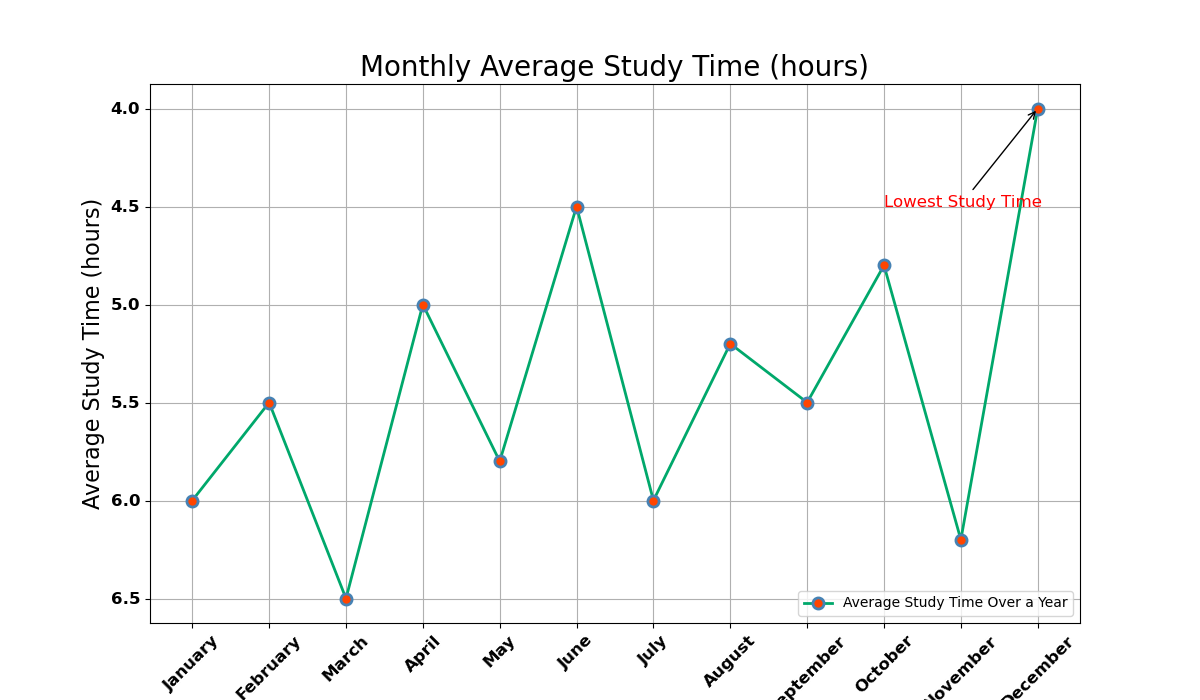

This figure's Python source:

import matplotlib.pyplot as plt

data = [
    {'Month': 'January', 'Average Study Time (hours)': 6},
    {'Month': 'February', 'Average Study Time (hours)': 5.5},
    {'Month': 'March', 'Average Study Time (hours)': 6.5},
    {'Month': 'April', 'Average Study Time (hours)': 5},
    {'Month': 'May', 'Average Study Time (hours)': 5.8},
    {'Month': 'June', 'Average Study Time (hours)': 4.5},
    {'Month': 'July', 'Average Study Time (hours)': 6},
    {'Month': 'August', 'Average Study Time (hours)': 5.2},
    {'Month': 'September', 'Average Study Time (hours)': 5.5},
    {'Month': 'October', 'Average Study Time (hours)': 4.8},
    {'Month': 'November', 'Average Study Time (hours)': 6.2},
    {'Month': 'December', 'Average Study Time (hours)': 4}
]

months = [entry['Month'] for entry in data]
study_times = [entry['Average Study Time (hours)'] for entry in data]

plt.figure(figsize=(12, 7))

plt.plot(months, study_times, color='#00A86B', linestyle='-', linewidth=2, 
         marker='o', markersize=8, markerfacecolor='#FF4500', markeredgewidth=2, 
         markeredgecolor='#4682B4', label='Average Study Time Over a Year')

plt.title('Monthly Average Study Time (hours)', fontsize=20, loc='center')
plt.xlabel('Month', fontsize=16)
plt.ylabel('Average Study Time (hours)', fontsize=16)
plt.gca().invert_yaxis()

plt.legend(loc='lower right')

plt.grid(True)

plt.xticks(fontsize=12, fontweight='bold', rotation=45)
plt.yticks(fontsize=12, fontweight='bold')

plt.annotate('Lowest Study Time', xy=('December', 4), xytext=('October', 4.5),
             arrowprops=dict(facecolor='blue', arrowstyle='->'),
             fontsize=12, color='red')

plt.show()
